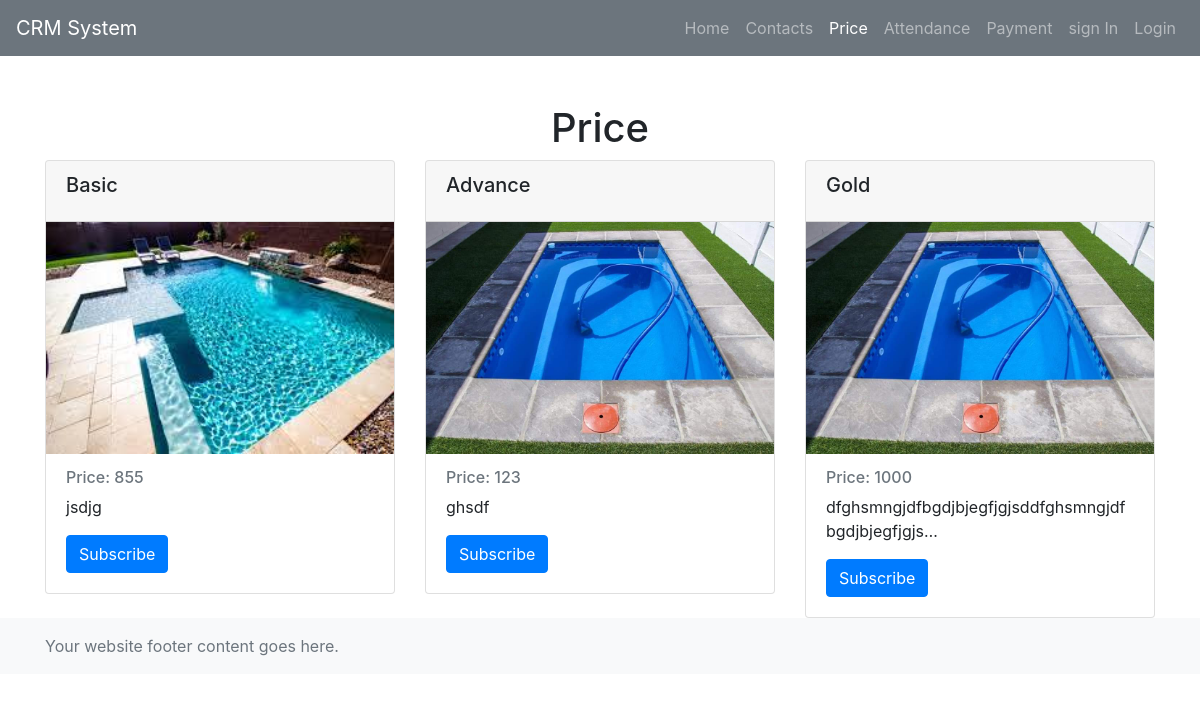
Page /plan/ on the earlier database version.
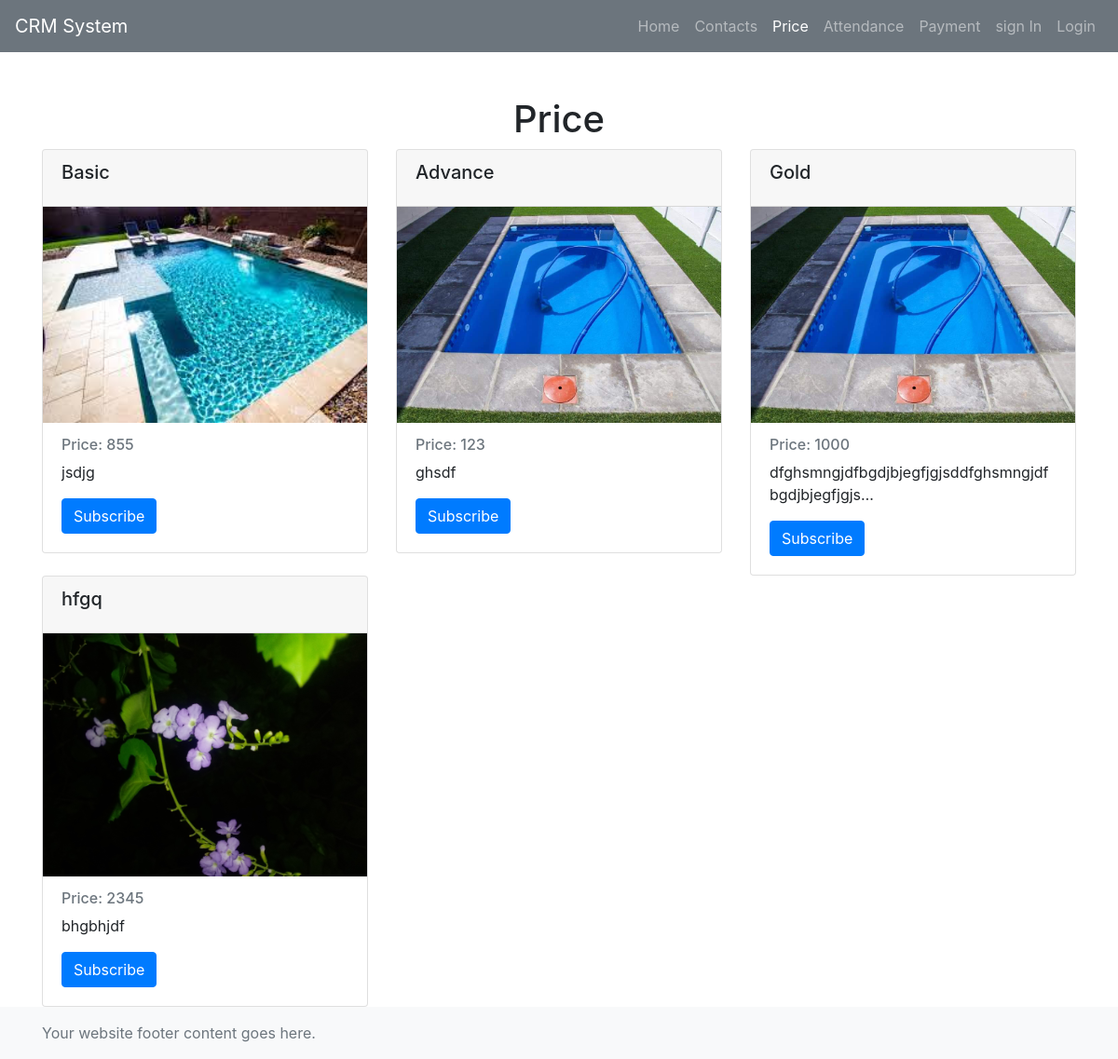
Same page on the later database version.
### cms_app/models.py (models this page shows, shortened)
class Plan_Subscription(models.Model):
    name = models.CharField(max_length=100)
    price = models.IntegerField()
    images = models.ImageField(upload_to="Price_subscription/%Y/%m/%d", blank=False)
    message = models.CharField(max_length=255)

### cms_app/views.py (the view)
# urls.py: path("plan/", views.Plan.as_view(), name="plan"),
class Plan(ListView):
    model = Plan_Subscription
    template_name = "plan.html"
    context_object_name = "plans"

### template/plan.html
{% extends "base.html" %}
{% load static %}
{% block content %}
<div class="container mt-5">
     <h1 class="text-center">Price</h1>
     <div class="row">
          {% for plan in plans %}
          <div class="col-md-4">
               <div class="card">
                    <div class="card-header">
                         <h5 class="card-title">{{ plan.name }}</h5>
                    </div>
                    <img src="{{ plan.images.url }}" alt="{{ plan.name }}" class="img-fluid"   >
                    <div class="card-body">
                         <h6 class="card-subtitle mb-2 text-muted">Price: {{ plan.price }}</h6>
                         <p class="card-text">{{plan.message | truncatechars:50}}</p>
                         <a href="{% url 'cashtransaction_form' %}" class="btn btn-primary">Subscribe</a>
                    </div>
               </div>
          </div>
          {% endfor %}
     </div>
</div>
{% endblock %}

### template/base.html (shortened to what this page needs)
{% load static %}
<!doctype html>
<html lang="en">
<head>
  <link rel="stylesheet" href="{% static 'css/styles.css' %}">
  <link rel="stylesheet" href="https://cdnjs.cloudflare.com/ajax/libs/font-awesome/6.0.0/css/all.min.css" />
</head>
<body>
  {% include "header.html" %}
  {% block content %}
  {% endblock content %}
  {% include "footer.html" %}
</body>
</html>

### template/header.html (shortened to what this page needs)
<nav class="navbar navbar-expand-lg navbar-dark bg-secondary">
     <a class="navbar-brand" href="#">CRM System</a>
     <div class="collapse navbar-collapse" id="navbarNav">
          <ul class="navbar-nav ml-auto">
               <li class="nav-item ">
                    <a class="nav-link  {% if request.resolver_match.url_name == 'home' %} active{% endif %}" href="{% url 'home'%}">Home</a>
               </li>
               <li class="nav-item">
                    <a class="nav-link {% if request.resolver_match.url_name == 'contact' %} active{% endif %}"href="{% url 'contact' %}">Contacts</a>
               </li>
               <li class="nav-item">
                    <a class="nav-link {% if request.resolver_match.url_name == 'plan' %} active{% endif %}" href="{% url 'plan' %}">Price</a>
               </li>
               <li class="nav-item">
                    <a class="nav-link {% if request.resolver_match.url_name == 'attendance' %} active{% endif %}" href="{% url 'attendance' %}">Attendance</a>
               </li>
               <li class="nav-item">
                    <a class="nav-link {% if request.resolver_match.url_name == 'cashtransaction_form' %} active{% endif %}" href="{% url 'cashtransaction_form' %}">Payment</a>
               </li>
               <li class="nav-item">
                    <a class="nav-link {% if request.resolver_match.url_name == 'signin' %} active{% endif %}" href="{% url 'signin' %}"> sign In</a>
               </li>
               <li class="nav-item ">
                    <a class="nav-link {% if request.resolver_match.url_name == 'login' %} active{% endif %}" href="{% url 'login' %}">Login </a>
               </li>
          </ul>
     </div>
</nav>

### template/footer.html
<footer class="footer mt-auto py-3 bg-light">
     <div class="container">
       <span class="text-muted">Your website footer content goes here.</span>
     </div>
   </footer>

Differences in the rows shown:
added Plan_Subscription: name "hfgq", images (picture), price "2345", message "bhgbhjdf"
